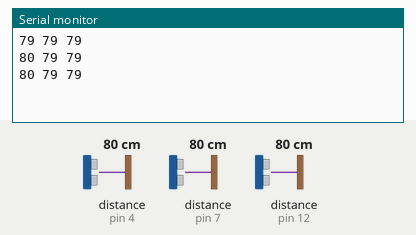
Recording of a sketch running on a simulated Arduino Uno, built with avr-gcc and run on an emulated ATmega328P. Parts: the last lines printed to the serial monitor. Wiring (inferred from the names in the program): 3 × ultrasonic range finder: trigger pin 3, echo pin 4 / trigger pin 6, echo pin 7 / trigger pin 11, echo pin 12. Inputs (shaded band) come from the test bench; at power-on: distance to the obstacle (sensors on pin 4, pin 7, pin 12) 80 cm. The echo pulse lasts 58.3 µs per cm.

Above: at 1.3 s.
1.4 s: distance to the obstacle (sensor on pin 4) set to 2 cm
At 2.0 s:
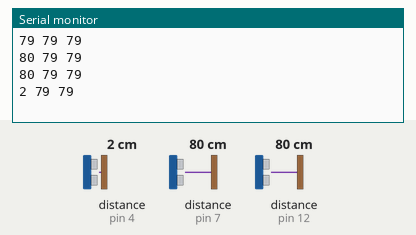
2.9 s: distance to the obstacle (sensor on pin 7) set to 2 cm
At 3.5 s:
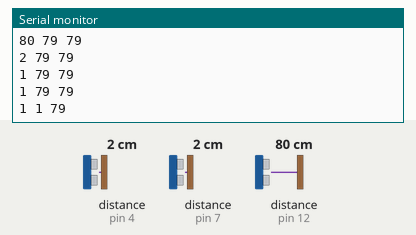
4.4 s: distance to the obstacle (sensor on pin 12) set to 2 cm
At 5.0 s:
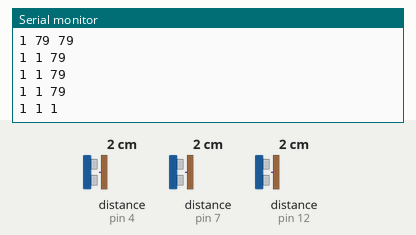
5.9 s: distance to the obstacle (sensor on pin 4) set to 4 cm
At 6.5 s:
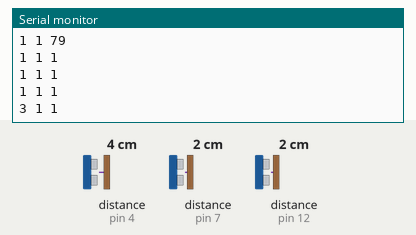
7.4 s: distance to the obstacle (sensor on pin 7) set to 4 cm
At 8.0 s:
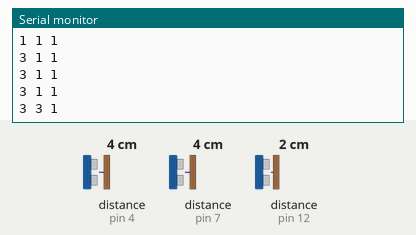
8.9 s: distance to the obstacle (sensor on pin 12) set to 4 cm
At 9.5 s:
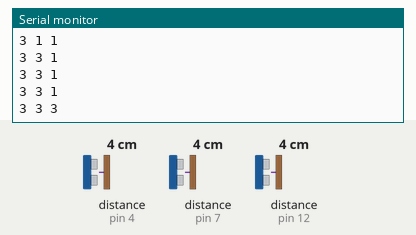
Timing chart, 0 to 11.4 s (numbered marks = the images above; inputs shaded):
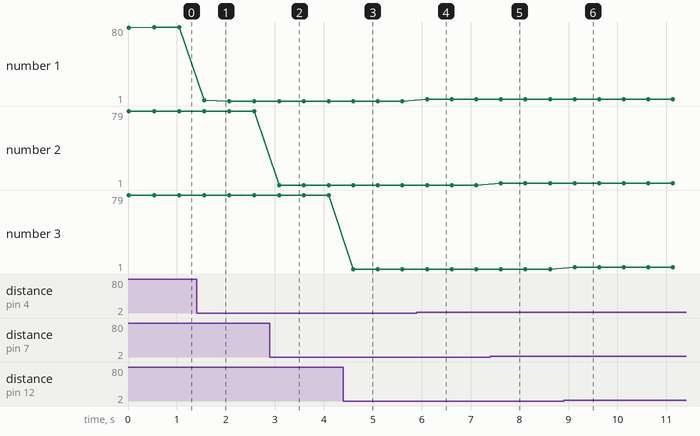

The sketch:

embebidos.ino
```cpp
#define trigPin 3         //Definimos Trigger pin
#define echoPin 4
#define trigPin2 6         //Definimos Trigger pin
#define echoPin2 7         //Definimos Echo pin
#define trigPin3 11         //Definimos Trigger pin
#define echoPin3 12

int duracion, distancia;
int duracion2, distancia2;
int duracion3, distancia3;
void setup() {
    Serial.begin (9600);
    pinMode(trigPin, OUTPUT);
    pinMode(echoPin, INPUT);
    pinMode(trigPin2, OUTPUT);
    pinMode(echoPin2, INPUT);
    pinMode(trigPin3, OUTPUT);
    pinMode(echoPin3, INPUT);
}

void loop() {

    digitalWrite(trigPin, HIGH);   //El siguiente ciclo trigPin / echoPin
    //delayMicroseconds(1000);
    digitalWrite(trigPin, LOW);    //objeto más cercano haciendo rebotar ondas sonoras fuera de ella
    duracion = pulseIn(echoPin, HIGH);            //Determina la duración

    digitalWrite(trigPin2, HIGH);   //El siguiente ciclo trigPin / echoPin
    //delayMicroseconds(1000);       //se utiliza para determinar la distancia del
    digitalWrite(trigPin2, LOW);    //objeto más cercano haciendo rebotar ondas sonoras fuera de ella
    duracion2 = pulseIn(echoPin2, HIGH);            //Determina la duración

    digitalWrite(trigPin3, HIGH);   //El siguiente ciclo trigPin / echoPin
    //delayMicroseconds(1000);
    digitalWrite(trigPin3, LOW);    //objeto más cercano haciendo rebotar ondas sonoras fuera de ella
    duracion3 = pulseIn(echoPin3, HIGH);            //Determina la duración

    distancia = (duracion/2) / 29.1;             //Calcula la distancia en cm

    distancia2 = (duracion2/2) / 29.1;             //Calcula la distancia en cm

    distancia3 = (duracion3/2) / 29.1;             //Calcula la distancia en cm

    Serial.print(distancia);
    Serial.print(" ");
    Serial.print(distancia2);
    Serial.print(" ");
    Serial.println(distancia3);
    delay(500);
}
```

Measured:
- after the input at 1.4 s, the serial monitor: prints a new line after 0.16 s (image 1)
- after the input at 2.9 s, the serial monitor: prints a new line after 0.19 s (image 2)
- after the input at 4.4 s, the serial monitor: prints a new line after 0.20 s (image 3)
- after the input at 5.9 s, the serial monitor: prints a new line after 0.21 s (image 4)
- after the input at 7.4 s, the serial monitor: prints a new line after 0.22 s (image 5)
- after the input at 8.9 s, the serial monitor: prints a new line after 0.22 s (image 6)
- plotted number 1: 80 → 1 after the input at 1.4 s, 1 → 3 after the input at 5.9 s
